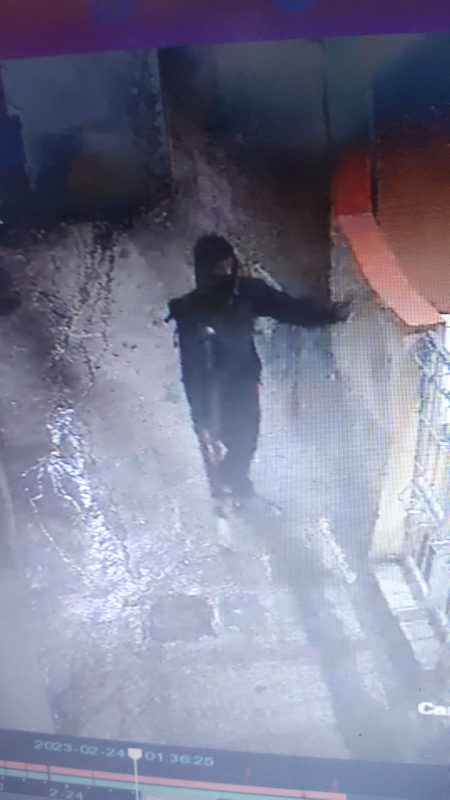
#> input picture pa.jpg, 899 x 1599 px, found by its file name (shown at 1/2 size)
$ python Clahe.py
#> lines starting #> are read from the running program, lines starting #| are printed output that depends on the picture
import cv2
import numpy as np

image = cv2.imread('pa.jpg')
#> image is the input picture: shape (1599, 899, 3); mean B, G, R 147.1, 124.7, 123.5
image = cv2.resize(image, (500, 600))
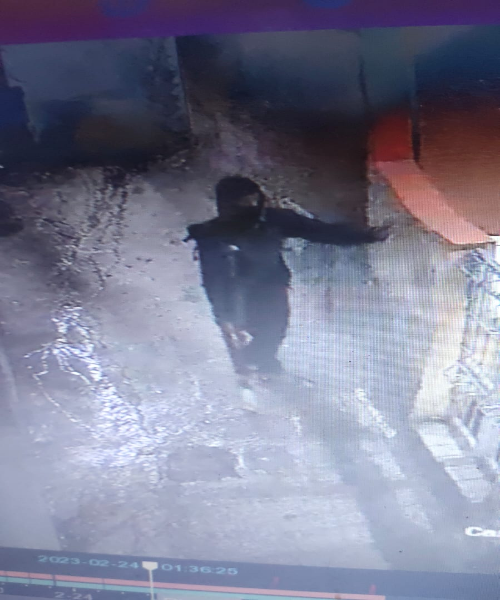
#> image: shape (600, 500, 3); mean B, G, R 147, 124.6, 123.4

image_bw = cv2.cvtColor(image, cv2.COLOR_BGR2GRAY)
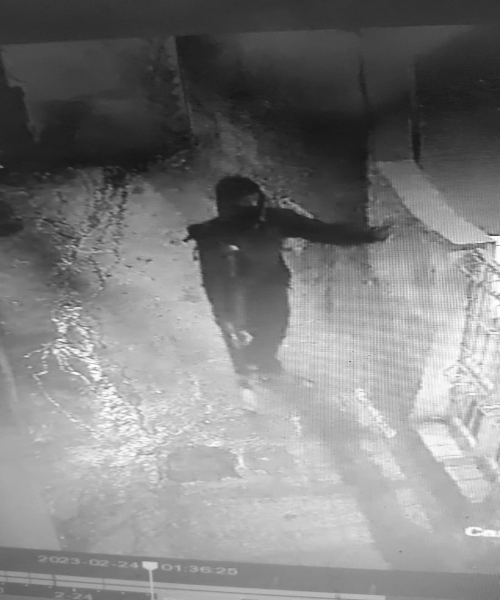
#> image_bw: shape (600, 500); min 21, max 255, mean 126.8

clahe = cv2.createCLAHE(clipLimit = 10)
final_img = clahe.apply(image_bw)
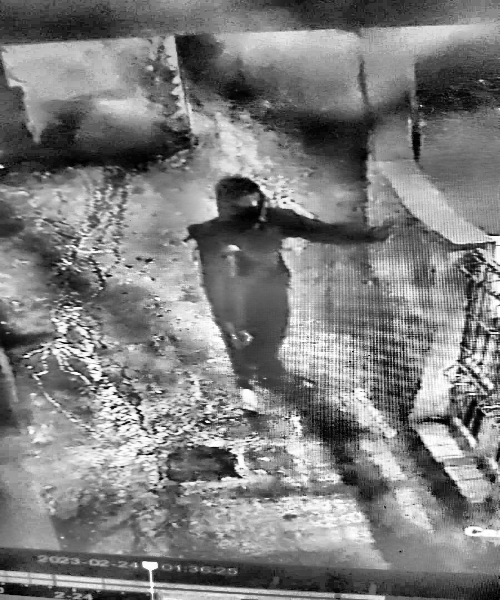
#> final_img: shape (600, 500); min 0, max 255, mean 126.1

# final_img = cv2.equalizeHist(image_bw)

cv2.imshow('CLAHE image', final_img)
cv2.waitKey(0)

$ run again, with 1.jpg copied over pa.jpg
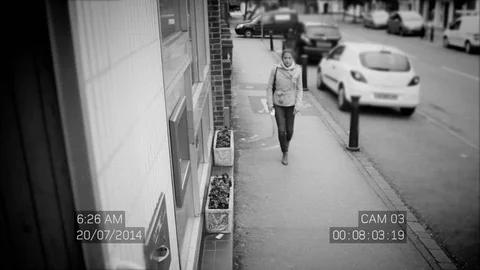
#> input picture 1.jpg, 480 x 270 px, found by its file name
#> image is the input picture: shape (270, 480, 3); mean B, G, R 119.8, 119.8, 119.8
#> `image = cv2.resize(image, (500, 600))`:
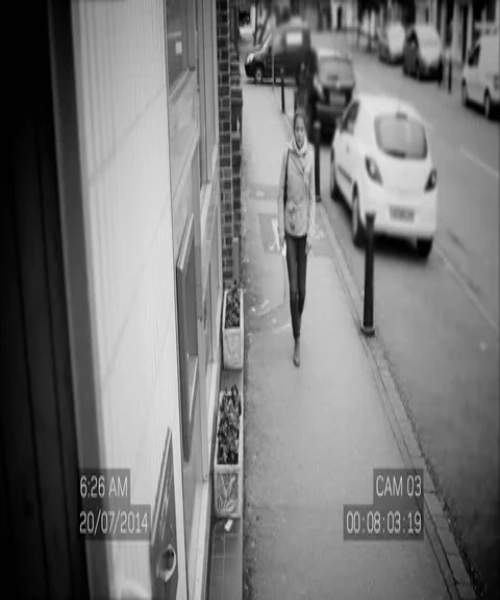
#> image: shape (600, 500, 3); mean B, G, R 119.7, 119.7, 119.7
#> `final_img = clahe.apply(image_bw)`:
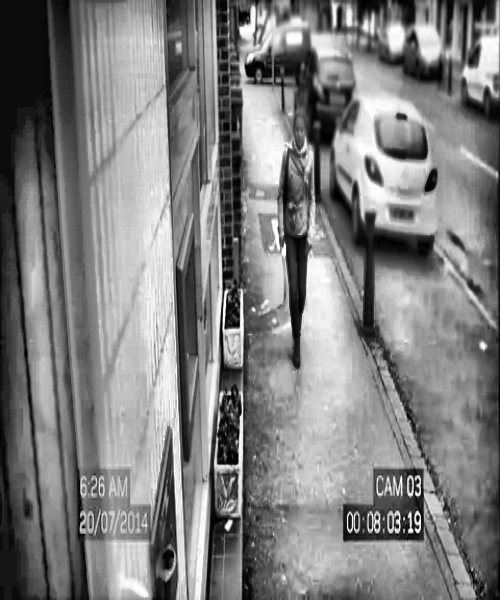
#> final_img: shape (600, 500); min 0, max 255, mean 127.7

$ run again, with cctv.jpg copied over pa.jpg
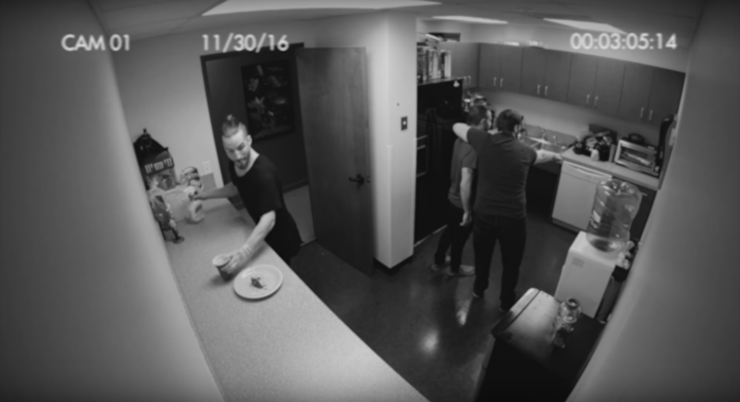
#> input picture cctv.jpg, 740 x 402 px, found by its file name
#> image is the input picture: shape (402, 740, 3); min 11, max 217, mean 86.8
#> `image = cv2.resize(image, (500, 600))`:
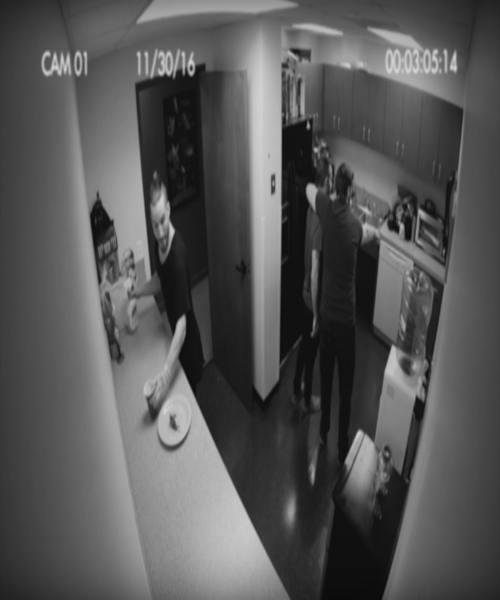
#> image: shape (600, 500, 3); min 11, max 212, mean 86.7
#> `final_img = clahe.apply(image_bw)`:
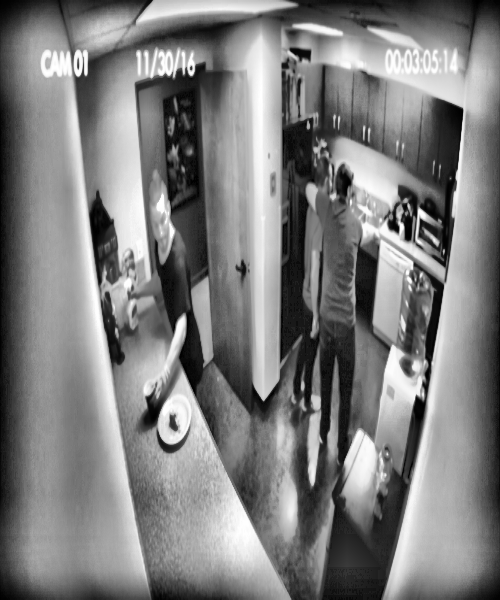
#> final_img: shape (600, 500); min 0, max 255, mean 125.6

$ run again, with divisi-erg-unikom-raih-juara-1-dalam-kompetisi-nasional-medinnovation-2020_1.jpg copied over pa.jpg
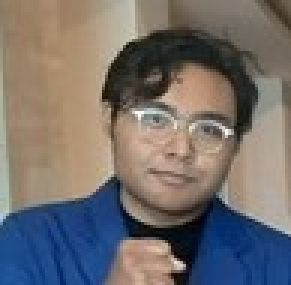
#> input picture divisi-erg-unikom-raih-juara-1-dalam-kompetisi-nasional-medinnovation-2020_1.jpg, 97 x 95 px, found by its file name (shown 3 times larger)
#> image is the input picture: shape (95, 97, 3); mean B, G, R 108.2, 110.5, 115.9
#> image: shape (600, 500, 3)
#> `image_bw = cv2.cvtColor(image, cv2.COLOR_BGR2GRAY)`:
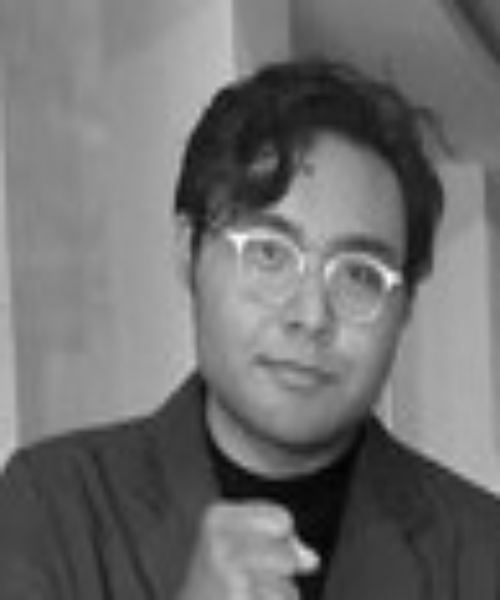
#> image_bw: shape (600, 500); min 1, max 251, mean 111.7
#> `final_img = clahe.apply(image_bw)`:
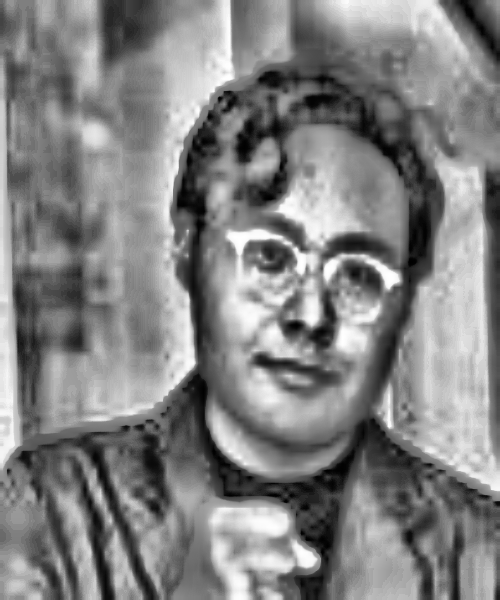
#> final_img: shape (600, 500); min 0, max 255, mean 130.2
